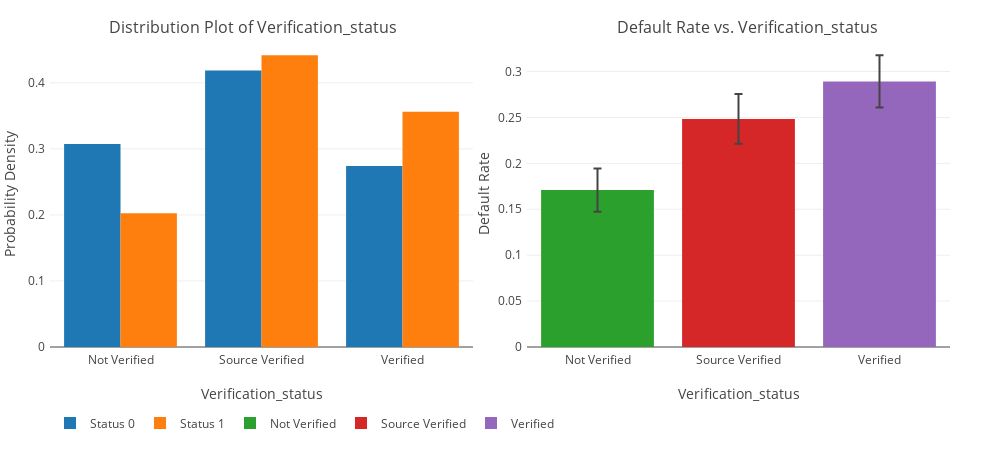

The cell this chart's notebook holds for it:
### Code cell
# verification_status
feature = 'verification_status'
iplot(discrete_plot(data=train, feature=feature, width=1000, height=450))

### Figure 1 — Plotly figure (JSON) as saved in the notebook; plotly's stock layout.template omitted (floating-point values rounded to 4 significant figures)
{"data": [{"name": "Status 0", "type": "bar", "uid": "8818be58-910b-11e8-8283-88e9fe51b829", "x": ["Not Verified", "Source Verified", "Verified"], "xaxis": "x", "y": [0.3075, 0.4185, 0.274], "yaxis": "y"}, {"name": "Status 1", "type": "bar", "uid": "8819ddcc-910b-11e8-b085-88e9fe51b829", "x": ["Not Verified", "Source Verified", "Verified"], "xaxis": "x", "y": [0.2024, 0.4416, 0.356], "yaxis": "y"}, {"error_y": {"array": [0.0236], "visible": true}, "name": "Not Verified", "type": "bar", "uid": "8827aaec-910b-11e8-a73e-88e9fe51b829", "x": ["Not Verified"], "xaxis": "x2", "y": [0.1709], "yaxis": "y2"}, {"error_y": {"array": [0.02709], "visible": true}, "name": "Source Verified", "type": "bar", "uid": "882a08a8-910b-11e8-a453-88e9fe51b829", "x": ["Source Verified"], "xaxis": "x2", "y": [0.2483], "yaxis": "y2"}, {"error_y": {"array": [0.02843], "visible": true}, "name": "Verified", "type": "bar", "uid": "882c5c9a-910b-11e8-87d0-88e9fe51b829", "x": ["Verified"], "xaxis": "x2", "y": [0.2892], "yaxis": "y2"}], "layout": {"annotations": [{"font": {"size": 16}, "showarrow": false, "text": "Distribution Plot of Verification_status", "x": 0.225, "xanchor": "center", "xref": "paper", "y": 1, "yanchor": "bottom", "yref": "paper"}, {"font": {"size": 16}, "showarrow": false, "text": "Default Rate vs. Verification_status", "x": 0.775, "xanchor": "center", "xref": "paper", "y": 1, "yanchor": "bottom", "yref": "paper"}], "height": 450, "legend": {"orientation": "h", "xanchor": "auto", "y": -0.2}, "margin": {"b": 50, "l": 50, "pad": 4, "r": 50, "t": 40}, "width": 1000, "xaxis": {"anchor": "y", "domain": [0, 0.47], "title": "Verification_status"}, "xaxis2": {"anchor": "y2", "domain": [0.53, 1], "title": "Verification_status"}, "yaxis": {"anchor": "x", "domain": [0, 1], "title": "Probability Density"}, "yaxis2": {"anchor": "x2", "domain": [0, 1], "title": "Default Rate"}}}
